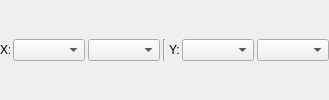
             <widget class="QWidget" name="page_Stat_Compare">
              <layout class="QGridLayout" name="gridLayout_9">
               <property name="leftMargin">
                <number>0</number>
               </property>
               <property name="topMargin">
                <number>0</number>
               </property>
               <property name="rightMargin">
                <number>0</number>
               </property>
               <property name="bottomMargin">
                <number>0</number>
               </property>
               <property name="spacing">
                <number>3</number>
               </property>
               <item row="0" column="0">
                <widget class="QLabel" name="label_6">
                 <property name="maximumSize">
                  <size>
                   <width>10</width>
                   <height>16777215</height>
                  </size>
                 </property>
                 <property name="text">
                  <string>X:</string>
                 </property>
                </widget>
               </item>
               <item row="0" column="2">
                <widget class="QComboBox" name="comboBox_ResPlo_StatComp_X_Stat"/>
               </item>
               <item row="0" column="3">
                <widget class="Line" name="line_4">
                 <property name="orientation">
                  <enum>Qt::Vertical</enum>
                 </property>
                </widget>
               </item>
               <item row="0" column="4">
                <widget class="QLabel" name="label_29">
                 <property name="maximumSize">
                  <size>
                   <width>10</width>
                   <height>16777215</height>
                  </size>
                 </property>
                 <property name="text">
                  <string>Y:</string>
                 </property>
                </widget>
               </item>
               <item row="0" column="6">
                <widget class="QComboBox" name="comboBox_ResPlo_StatComp_Y_Stat"/>
               </item>
               <item row="0" column="1">
                <widget class="QComboBox" name="comboBox_ResPlo_StatComp_X_Typ"/>
               </item>
               <item row="0" column="5">
                <widget class="QComboBox" name="comboBox_ResPlo_StatComp_Y_Typ"/>
               </item>
              </layout>
             </widget>
